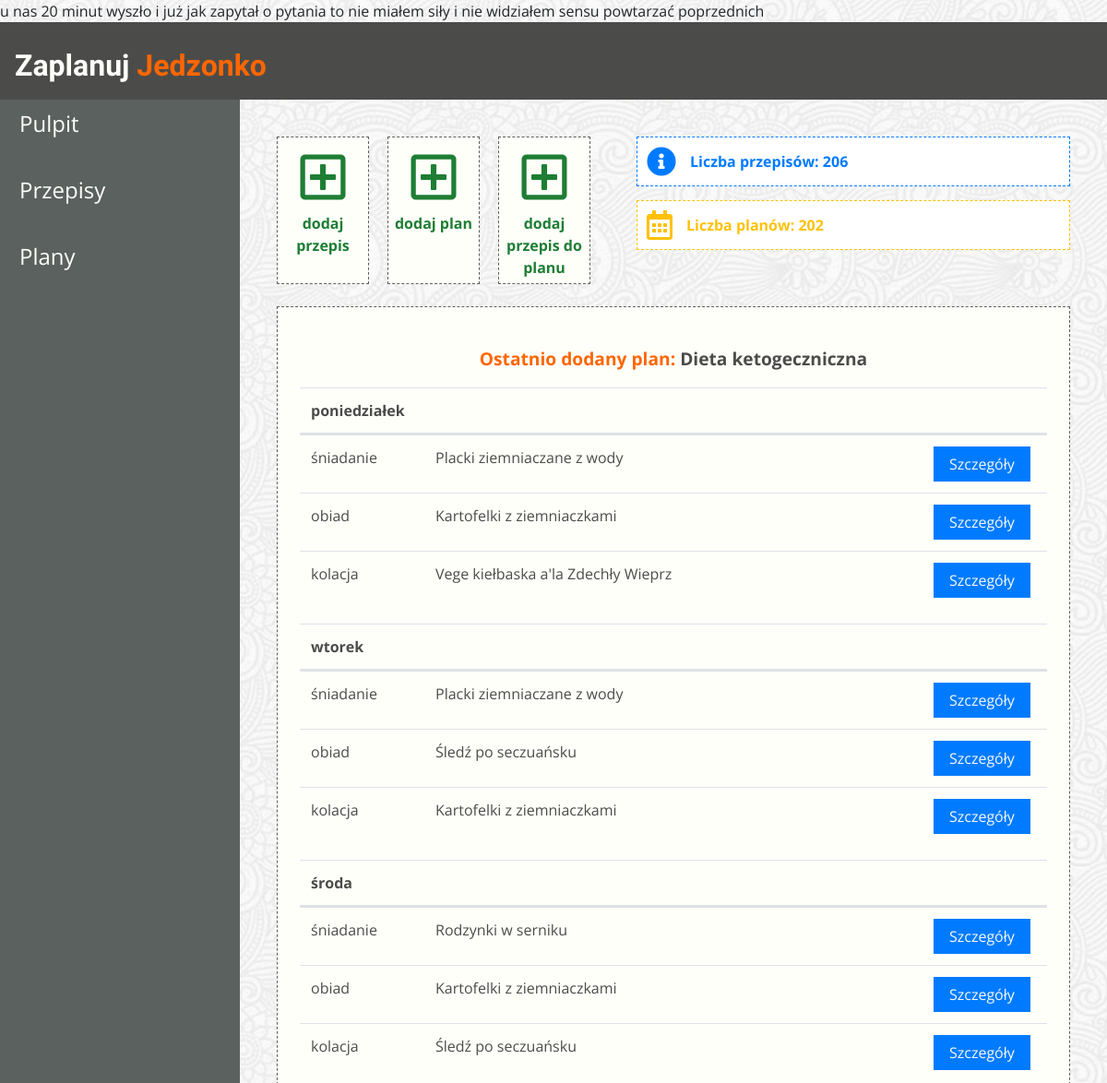
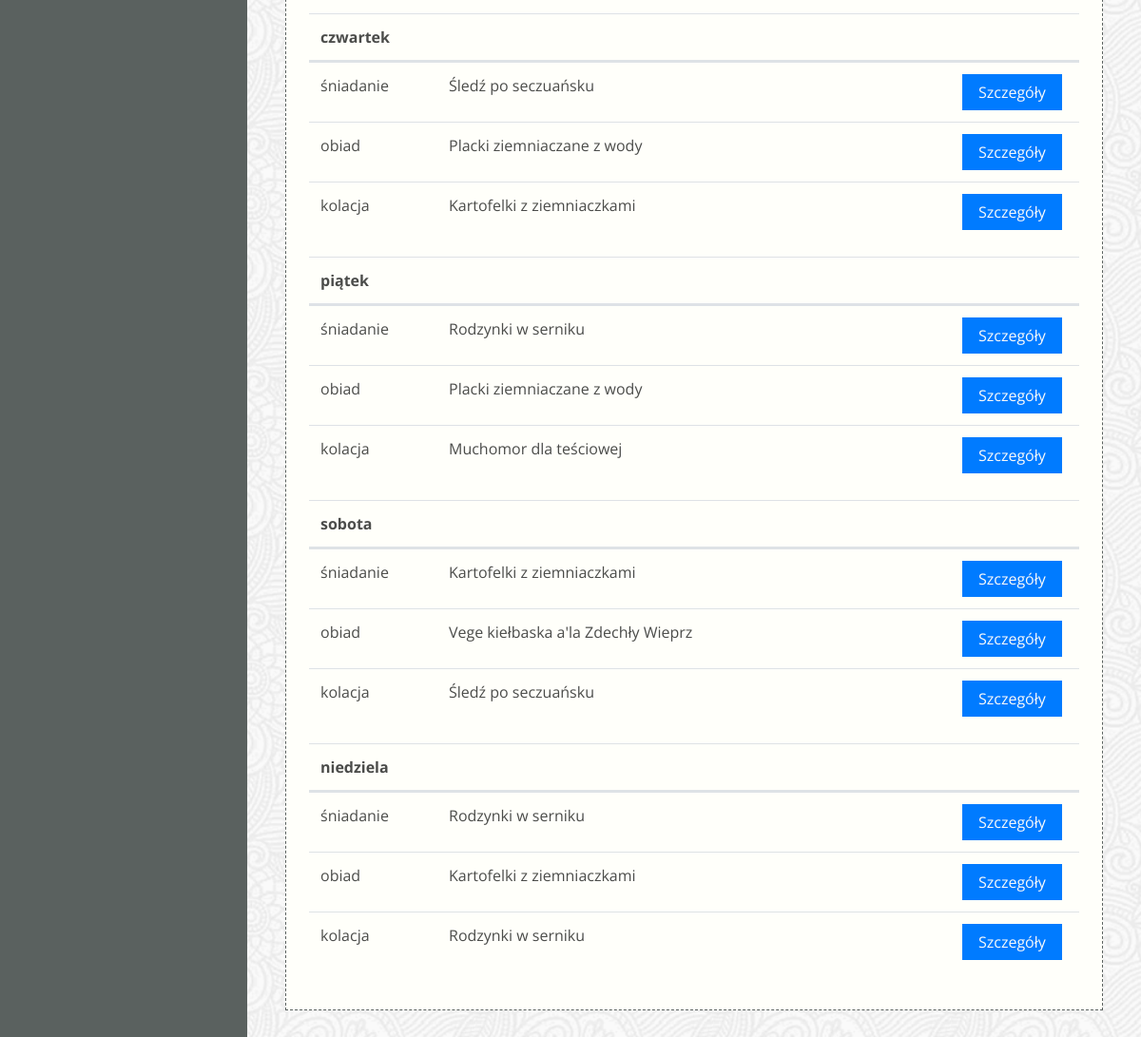
/main/, run on the app's committed database (2 pictures, top to bottom).
### jedzonko/models.py (models this page shows)
class Plan(models.Model):
    name = models.CharField(max_length=128)
    description = models.TextField(null=True)
    created = models.DateTimeField(auto_now_add=True)
    recipes = models.ManyToManyField(Recipe, through='RecipePlan')

class DayName(models.Model):
    name = models.CharField(max_length=64)
    order = models.IntegerField(unique=True)

class RecipePlan(models.Model):
    meal_name = models.CharField(max_length=64)
    recipe = models.ForeignKey(Recipe, on_delete=models.CASCADE)
    plan = models.ForeignKey(Plan, on_delete=models.CASCADE)
    order = models.IntegerField()
    day_name = models.ForeignKey(DayName, on_delete=models.CASCADE)

class Recipe(models.Model):
    name = models.CharField(max_length=128)
    ingredients = models.TextField(null=True)  # Right now type of this field is an open matter
    description = models.TextField(null=True)
    created = models.DateTimeField(auto_now_add=True)
    updated = models.DateTimeField(auto_now=True, null=True)
    preparation_time = models.PositiveSmallIntegerField(null=True)
    votes = models.IntegerField(default=0)
    how_to_prepare = models.TextField(null=True)

### jedzonko/views.py (the view)
# urls.py: path('main/', Dashboard.as_view()),
class Dashboard(View):
    template_name = 'dashboard.html'
    ctx = {}
    def get(self, request):
        all_plans = Plan.objects.all()
        plans_count = len(all_plans)
        self.ctx['plans_count'] = plans_count
        all_recipes = Recipe.objects.all()
        recipes_count = len(all_recipes)
        self.ctx['recipes_count'] = recipes_count
        last_added_plan = list(Plan.objects.all().order_by('-created'))[0]
        self.ctx['last_added_plan'] = last_added_plan
        self.ctx['last_added_plan_days'] = DayName.objects.all().order_by('order')
        self.ctx['last_added_plan_meals'] = RecipePlan.objects.all().filter(plan=last_added_plan).order_by('day_name__order', 'order')
        return render(request, self.template_name, self.ctx)

### jedzonko/templates/dashboard.html (shortened to what this page needs)
{% extends "__base__.html" %}
{% block content %}
                <div class="dashboard-header m-4">
                    <div class="dashboard-menu">
                        <div class="menu-item border-dashed">
                            <a href="/recipe/add/">
                                <i class="far fa-plus-square icon-plus-square"></i>
                                <span class="title">dodaj przepis</span>
                            </a>
                        </div>
                        <div class="menu-item border-dashed">
                            <a href="/plan/add/">
                                <i class="far fa-plus-square icon-plus-square"></i>
                                <span class="title">dodaj plan</span>
                            </a>
                        </div>
                        <div class="menu-item border-dashed">
                            <a href="/plan/add-recipe/">
                                <i class="far fa-plus-square icon-plus-square"></i>
                                <span class="title">dodaj przepis do planu</span>
                            </a>
                        </div>
                    </div>
                    <div class="dashboard-alerts">
                        <div class="alert-item alert-info">
                            <i class="fas icon-circle fa-info-circle"></i>
                            <span class="font-weight-bold">Liczba przepisów: {{ recipes_count }}</span>
                        </div>
                        <div class="alert-item alert-light">
                            <i class="far icon-calendar fa-calendar-alt"></i>
                            <span class="font-weight-bold">Liczba planów: {{ plans_count }}</span>
                        </div>
                    </div>
                </div>
                <div class="m-4 p-4 border-dashed">
                    <h2 class="dashboard-content-title">
                        <span>Ostatnio dodany plan:</span> {{ last_added_plan.name }}
                    </h2>
                    {% for day in  last_added_plan_days%}
                        <table class="table">
                            <thead>
                                <tr class="d-flex">
                                    <th class="col-2">{{day.name}}</th>
                                    <th class="col-8"></th>
                                    <th class="col-2"></th>
                                </tr>
                            </thead>
                            <tbody>
                            {% for meal in  last_added_plan_meals%}
                                {% if meal.day_name.id == day.id%}
                                    <tr class="d-flex">
                                        <td class="col-2">{{ meal.meal_name }}</td>
                                        <td class="col-8">{{ meal.recipe.name}}</td>
                                        <td class="col-2"><button type="button" class="btn btn-primary rounded-0">
                                            <a href="recipe/{{meal.recipe.id}}/" class="text-light m-1">Szczegóły</a></button>
                                        </td>
                                    </tr>
                                {% endif %}
                            {% endfor %}
                            </tbody>
                        </table>
                {% endfor %}
                </div>
{% endblock content %}

### jedzonko/templates/__base__.html (shortened to what this page needs)
{% load static %}
<!DOCTYPE html>
<html lang="en">
<head>
    <link rel="stylesheet" href="https://stackpath.bootstrapcdn.com/bootstrap/4.1.3/css/bootstrap.min.css"
>
    <link rel="stylesheet" href="{% static "css/style.css" %}">
    <link rel="stylesheet" href="https://use.fontawesome.com/releases/v5.5.0/css/all.css">
</head>
<body>
    <header class="page-header">
        <nav class="navbar navbar-expand-lg justify-content-between">
            <a href="/" class="navbar-brand main-logo main-logo-smaller">
                Zaplanuj <span>Jedzonko</span>
            </a>
        </nav>
    </header>
    <section class="dashboard-section">
        <div class="row dashboard-nowrap">
                <ul class="nav flex-column long-bg">
                        <li class="nav-item">
                            <a class="nav-link" href="/main/">
                                <span>Pulpit</span>
                            </a>
                        </li>
                        <li class="nav-item">
                            <a class="nav-link" href="/recipe/list/">
                                <span>Przepisy</span>
                            </a>
                        </li>
                        <li class="nav-item">
                            <a class="nav-link" href="/plan/list/">
                                <span>Plany</span>
                            </a>
                        </li>
                    </ul>
            <div class="m-4 p-3 width-medium text-color-darker">
{% block content %}{% endblock content %}
            </div>
        </div>
    </section>
</body>
</html>

### static/css/style.css (style rules this page uses)
:root { --link-color: #ff6600; --light-link-color: #fffffa; --background-color: #4b4c4a; --lighter-background-color: #5a615f; --lighter-text-color: #9fa292; --dark-text: #000000; --blue: #007bff; --yellow: #ffc107; --green: #1e7e34; font-size: 16px; }
* { margin: 0; padding: 0; box-sizing: border-box; }
html { min-height: 100%; }
body { font-family: "Open Sans", sans-serif; font-weight: 400; background: repeat url("/static/images/image.png"); }
.border-dashed { border: .5px dashed var(--lighter-background-color); background: var(--light-link-color); }
.text-color-darker { color: var(--background-color); }
.width-medium { width: 90% !important; margin: 0 auto !important; }
.page-header { background: var(--background-color); }
.nav-link { color: var(--light-link-color)!important; font-size: 1.1rem; }
.main-logo { font-family: "Charmonman", cursive; display: inline-block; color: var(--light-link-color)!important; margin-top: 10px; font-size: 2.7rem; font-weight: 600; }
.main-logo-smaller { font-size: 2rem; }
.main-logo span { color: var(--link-color); }
.dashboard-nowrap { flex-wrap: nowrap; margin: 0; }
.long-bg { background: var(--lighter-background-color); display: inline-block; vertical-align: top; min-height: 100%; }
.dashboard-section .nav-item { display: block; width: 260px; margin-bottom: 20px; }
.dashboard-section .nav-item .nav-link { display: flex; align-items: center; justify-content: space-between; }
.dashboard-section .nav-item a { font-size: 1.5rem; border-left: 5px solid transparent; }
.icon-circle { font-size: 2rem; }
.icon-calendar { font-size: 2rem; }
.dashboard-header { display: flex; justify-content: space-between; }
.dashboard-menu { display: flex; justify-content: center; align-items: center; }
.dashboard-menu .menu-item { width: 100px; height: 160px; text-align: center; padding-top: 15px; margin-right: 20px; }
.dashboard-menu .menu-item a { color: var(--green); }
.dashboard-menu .menu-item:last-child { margin-right: 0; }
.dashboard-menu .menu-item .title { display: block; padding-top: 10px; font-size: 1rem; font-weight: bold; }
.dashboard-alerts { margin-left: 50px; width: 70%; }
.alert-item { padding: 10px; margin-bottom: 15px; display: flex; align-items: center; }
.alert-item span { margin-left: 15px; }
.alert-info { background: #fff; border: 1px dashed var(--blue); color: var(--blue); }
.alert-light { background: #fff; border: 1px dashed var(--yellow); color: var(--yellow); }
.icon-plus-square { font-size: 3.5rem; }
.dashboard-content-title { font-size: 1.2rem; text-align: center; font-weight: bold; margin: 20px 0; }
.dashboard-content-title span { color: var(--link-color); }

### data on the page
Plan: name "Dieta ketogeczniczna"
DayName: name "poniedziałek"
RecipePlan: meal_name "śniadanie", recipe.name "Placki ziemniaczane z wody"
RecipePlan: meal_name "obiad", recipe.name "Kartofelki z ziemniaczkami"
RecipePlan: meal_name "kolacja", recipe.name "Vege kiełbaska a'la Zdechły Wieprz"
DayName: name "wtorek"
RecipePlan: meal_name "śniadanie", recipe.name "Placki ziemniaczane z wody"
RecipePlan: meal_name "obiad", recipe.name "Śledź po seczuańsku"
RecipePlan: meal_name "kolacja", recipe.name "Kartofelki z ziemniaczkami"
DayName: name "środa"
RecipePlan: meal_name "śniadanie", recipe.name "Rodzynki w serniku"
RecipePlan: meal_name "obiad", recipe.name "Kartofelki z ziemniaczkami"
RecipePlan: meal_name "kolacja", recipe.name "Śledź po seczuańsku"
DayName: name "czwartek"
RecipePlan: meal_name "śniadanie", recipe.name "Śledź po seczuańsku"
RecipePlan: meal_name "obiad", recipe.name "Placki ziemniaczane z wody"
RecipePlan: meal_name "kolacja", recipe.name "Kartofelki z ziemniaczkami"
DayName: name "piątek"
RecipePlan: meal_name "śniadanie", recipe.name "Rodzynki w serniku"
RecipePlan: meal_name "obiad", recipe.name "Placki ziemniaczane z wody"
RecipePlan: meal_name "kolacja", recipe.name "Muchomor dla teściowej"
DayName: name "sobota"
RecipePlan: meal_name "śniadanie", recipe.name "Kartofelki z ziemniaczkami"
RecipePlan: meal_name "obiad", recipe.name "Vege kiełbaska a'la Zdechły Wieprz"
RecipePlan: meal_name "kolacja", recipe.name "Śledź po seczuańsku"
DayName: name "niedziela"
RecipePlan: meal_name "śniadanie", recipe.name "Rodzynki w serniku"
RecipePlan: meal_name "obiad", recipe.name "Kartofelki z ziemniaczkami"
RecipePlan: meal_name "kolacja", recipe.name "Rodzynki w serniku"

### other printed values
{{ recipes_count }} "206"
{{ plans_count }} "202"
